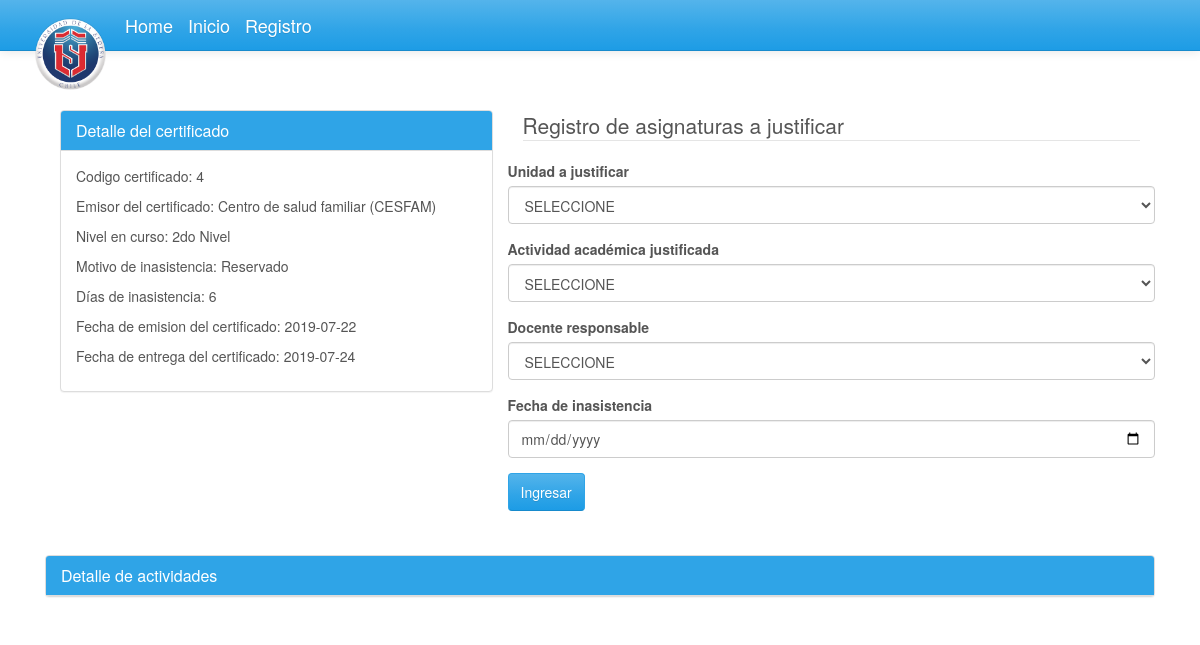
/justificativo/detallecertificado.php?id=4, run on the app's committed database.
### tables this page shows
CREATE TABLE `certificado` (
  `id_certificado` int(11) NOT NULL,
  `n_alumno` varchar(255) NOT NULL,
  `n_nivel` int(11) NOT NULL,
  `n_emisor` int(11) NOT NULL,
  `diagnostico` varchar(255) NOT NULL,
  `reposo` int(5) NOT NULL,
  `fecha_emision` date NOT NULL,
  `fecha_entrega` date NOT NULL
);

CREATE TABLE `emisor` (
  `id_emisor` int(11) NOT NULL,
  `n_emisor` varchar(255) NOT NULL
);

CREATE TABLE `nivel` (
  `id_nivel` int(11) NOT NULL,
  `n_nivel` varchar(255) NOT NULL
);

### justificativo/ajax/conexion.php (called while the page is built, shortened)
<?php
class conexion {
    protected $servidor;
    protected $usuario;
    protected $password;
    protected $database;
    public function __construct() {
        $this->servidor = 'localhost';
        $this->usuario = 'root';
        $this->password = '';
        $this->database = 'test';
    }
    public function conectar() {
		$this->mysqli = new mysqli($this->servidor, $this->usuario, $this->password, $this->database);
    }
}
?>

### justificativo/detallecertificado.php (the view, shortened to what this page needs)
<html>
<head lang="es">
  <link rel="stylesheet" href="css/bootstrap.css" media="screen">
  <link rel="stylesheet" href="assets/css/custom.min.css">
</head>
<body>
<?php
    require_once('include/nav.php');
    require_once('ajax/conexion.php');
    $conexion = new conexion();
    $conexion->conectar();
    $id_cert = $_GET['id'];
 ?>
 <br><br><br>
    <div class="container">
      <div class="col-lg-12">
        <div class="col-lg-5">
          <div class="bs-component">
  					<div class="panel panel-primary">
  						<div class="panel-heading">
  							<h3 class="panel-title">Detalle del certificado</h3>
              </div>
                <?php
                $query2 = "SELECT certificado.id_certificado, alumno.rut_alumno, alumno.n_alumno, alumno.app_alumno,
                alumno.apm_alumno, emisor.n_emisor, certificado.diagnostico, certificado.fecha_emision,
                certificado.fecha_entrega, nivel.n_nivel, certificado.reposo
                FROM alumno, certificado, emisor, nivel
                WHERE certificado.n_alumno=alumno.rut_alumno AND certificado.n_nivel=nivel.id_nivel
                AND certificado.n_emisor=emisor.id_emisor
                AND certificado.id_certificado='$id_cert'";
                $q2 = $conexion->mysqli->query($query2);
                while ($certificado2 = $q2->fetch_object()):
                ?>
                  <div class="panel-body">
                  <p>Codigo certificado: <?=$certificado2->id_certificado?></p>
                  <p>Emisor del certificado: <?=$certificado2->n_emisor?></p>
                  <p>Nivel en curso: <?=$certificado2->n_nivel?></p>
                  <p>Motivo de inasistencia: <?=$certificado2->diagnostico?></p>
                  <p>Días de inasistencia: <?=$certificado2->reposo?></p>
                  <p>Fecha de emision del certificado: <?=$certificado2->fecha_emision?></p>
                  <p>Fecha de entrega del certificado: <?=$certificado2->fecha_entrega?></p>
                </div>
                <?php endwhile; ?>
  						</div>
              </div>
            </div>
        <div class="col-lg-7">
          <form class="form-horizontal">
            <fieldset>
              <legend>Registro de asignaturas a justificar</legend>
              <div class="form-group">
                <label>Unidad a justificar</label>
                <select class="form-control" name="id_entidad" id="unidad">
                  <option value="0">SELECCIONE</option>
                </select>
              </div>
              <div class="form-group">
                <label>Actividad académica justificada</label>
                <select class="form-control" name="id_entidad" id="actividad">
                  <option value="0">SELECCIONE</option>
                </select>
              </div>
              <div class="form-group">
                <label>Docente responsable</label>
                <select class="form-control" name="docente" id="docente">
                  <option value="0">SELECCIONE</option>
                </select>
              </div>
              <div class="form-group">
                  <label for="fecha"></span>Fecha de inasistencia</label>
                  <input type="date" class="form-control" name="fecha" id="fecha">
              </div>
              <div class="form-group">
                  <button type="button" class="btn btn-primary" id="ingresar">Ingresar</button>
                </div>
            </fieldset>
          </form>
        </div>
    </div>
</div>
<div class="container">
  <div class="col-lg-12">
      <div class="bs-component">
        <div class="panel panel-primary">
          <div class="panel-heading">
            <h3 class="panel-title">Detalle de actividades</h3>
          </div>
    </div>
  </div>
</div>
</body>
</html>

### justificativo/include/nav.php
<div class="navbar navbar-default navbar-fixed-top">
        <div class="container">
          <a class="navbar-brand">
          <img  width="80" height="80" src="img\header.png">
          <a href="../index.php" class="navbar-brand">Home</a>
          <a href="index.php" class="navbar-brand">Inicio</a>
          <a href="nuevo_alumno.php" class="navbar-brand">Registro</a>
          </div>
</div>

### data on the page
certificado: id_certificado "4", n_emisor.n_emisor "Centro de salud familiar (CESFAM)", n_nivel.n_nivel "2do Nivel", diagnostico "Reservado", reposo "6", fecha_emision "2019-07-22", fecha_entrega "2019-07-24"
